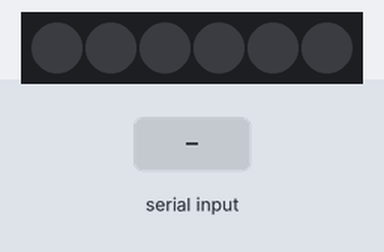
Bench run of a sketch on a simulated Arduino Uno, built with avr-gcc and run on an emulated ATmega328P. On the bench: 6 RGB LEDs in strip order, left to right. The test bench sets the inputs (shaded band). Dim RGB values are drawn brighter than linear; what the sketch prints to the serial monitor is not drawn.

Above: at 1.2 s.
1.3 s: "<2>" received over Serial
At 1.6 s:
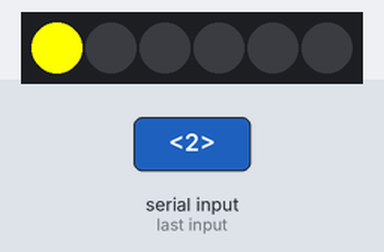
2.8 s: "<1>" received over Serial
At 3.9 s:
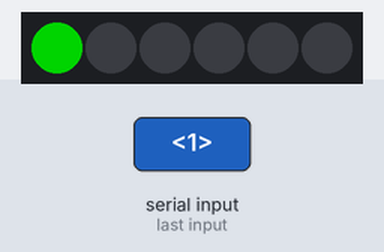
4.3 s: "<0>" received over Serial
At 5.1 s:
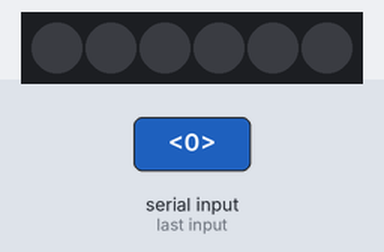
Timing chart, 0 to 7.3 s (numbered marks = the images above; inputs shaded):
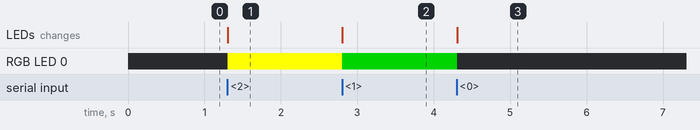

The sketch:

pythonSerial.ino
```cpp
#include <FastLED.h>
//    in Serial Input Basics   http://forum.arduino.cc/index.php?topic=396450.0

#define NUM_LEDS 6
#define DATA_PIN 3

CRGB leds[NUM_LEDS];

const byte numChars = 45;
char receivedChars[numChars];

boolean newData = false;


void setup() {
  FastLED.addLeds<WS2811, DATA_PIN, RGB>(leds, NUM_LEDS);
  Serial.begin(115200);
  Serial.println("<Arduino is ready>");
}


void loop() {
  recvWithStartEndMarkers();
  //replyToPython();

  //   for (int i = 0; i < 42; i++) {
  //    leds[i] = CRGB::Red;
  //Serial.print("<");
  //Serial.print(receivedChars);
  //Serial.print('>');

  if (newData == true) {
    for (int i = 0; i < 42; i++) {
      if (receivedChars[i] == '2') {
        leds[i] = CRGB::Yellow;
      }
      if (receivedChars[i] == '1') {
        leds[i] = CRGB::Green;
      }
      if (receivedChars[i] == '0') {
        leds[i] = CRGB::Black;
      }
    }
    newData = false;
  }

  //    else if (receivedChars[i] == "1") {
  //      leds[i] = CRGB::Yellow;
  //    }
  //    else {
  //      leds[i] = CRGB::Black;
  //    }
  // }
  FastLED.show();
}

void recvWithStartEndMarkers() {
  static boolean recvInProgress = false;
  static byte ndx = 0;
  char startMarker = '<';
  char endMarker = '>';
  char rc;

  while (Serial.available() > 0 && newData == false) {
    rc = Serial.read();

    if (recvInProgress == true) {
      if (rc != endMarker) {
        receivedChars[ndx] = rc;
        ndx++;
        if (ndx >= numChars) {
          ndx = numChars - 1;
        }
      }
      else {
        receivedChars[ndx] = '\0'; // terminate the string
        recvInProgress = false;
        ndx = 0;
        newData = true;
      }
    }

    else if (rc == startMarker) {
      recvInProgress = true;
    }
  }
}

void replyToPython() {
  if (newData == true) {
    //Serial.print("<");
    //Serial.print(receivedChars);
    //Serial.print('>');
    //newData = false;
  }
}
```

Measured:
- after the input at 1.3 s, RGB LED 0: off → RGB(255, 255, 0) at once; the LEDs: change at once (image 1)
- after the input at 2.8 s, RGB LED 0: RGB(255, 255, 0) → RGB(0, 128, 0) at once; the LEDs: change at once (image 2)
- after the input at 4.3 s, RGB LED 0: RGB(0, 128, 0) → off at once; the LEDs: change at once (image 3)
